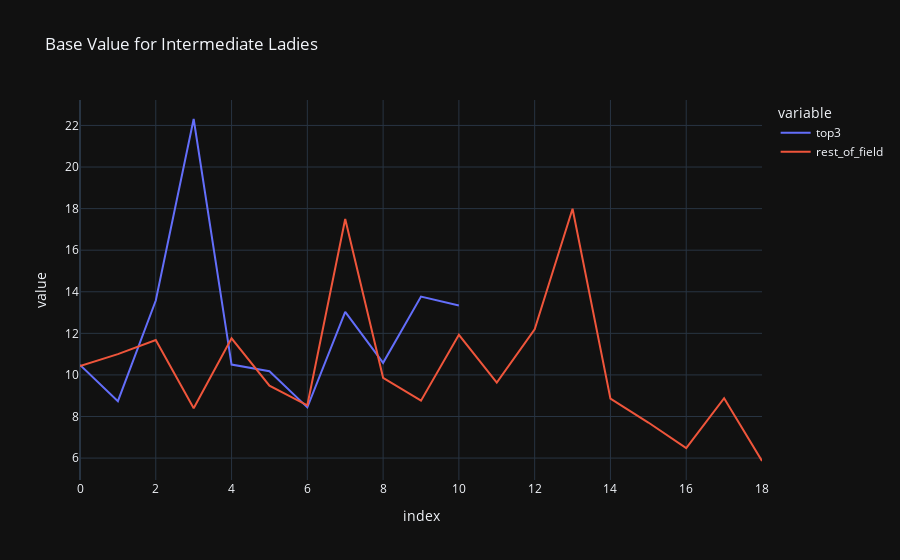

This figure's notebook cell:
### Code cell
import plotly.express as px
import plotly.graph_objects as go

fig = px.line(plot_df,y=['top3','rest_of_field'],title='Base Value for Intermediate Ladies')
fig_widget = go.FigureWidget(fig)
fig_widget.show()

### Figure 1 — Plotly figure (JSON) as saved in the notebook; plotly's stock layout.template omitted (floating-point values rounded to 4 significant figures)
{"data": [{"hovertemplate": "variable=top3<br>index=%{x}<br>value=%{y}<extra></extra>", "legendgroup": "top3", "line": {"color": "#636efa", "dash": "solid"}, "marker": {"symbol": "circle"}, "mode": "lines", "name": "top3", "orientation": "v", "showlegend": true, "x": [0, 1, 2, 3, 4, 5, 6, 7, 8, 9, 10, 11, 12, 13, 14, 15, 16, 17, 18], "xaxis": "x", "y": [10.48, 8.74, 13.58, 22.31, 10.5, 10.18, 8.44, 13.03, 10.58, 13.77, 13.34, null, null, null, null, null, null, null, null], "yaxis": "y", "type": "scatter", "uid": "0094e588-3111-490e-acf0-88408a9d86c6"}, {"hovertemplate": "variable=rest_of_field<br>index=%{x}<br>value=%{y}<extra></extra>", "legendgroup": "rest_of_field", "line": {"color": "#EF553B", "dash": "solid"}, "marker": {"symbol": "circle"}, "mode": "lines", "name": "rest_of_field", "orientation": "v", "showlegend": true, "x": [0, 1, 2, 3, 4, 5, 6, 7, 8, 9, 10, 11, 12, 13, 14, 15, 16, 17, 18], "xaxis": "x", "y": [10.43, 11.0, 11.68, 8.4, 11.76, 9.48, 8.54, 17.5, 9.86, 8.76, 11.93, 9.63, 12.19, 17.99, 8.86, 7.71, 6.48, 8.88, 5.86], "yaxis": "y", "type": "scatter", "uid": "37891138-1016-47f1-9351-a07dafe8b2cc"}], "layout": {"legend": {"title": {"text": "variable"}, "tracegroupgap": 0}, "title": {"text": "Base Value for Intermediate Ladies"}, "xaxis": {"anchor": "y", "domain": [0.0, 1.0], "title": {"text": "index"}}, "yaxis": {"anchor": "x", "domain": [0.0, 1.0], "title": {"text": "value"}}}}
